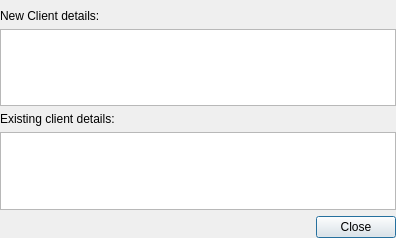
<?xml version="1.0" encoding="UTF-8"?>
<ui version="4.0">
 <class>NewClientFromServerConflictsDetails</class>
 <widget class="QDialog" name="NewClientFromServerConflictsDetails">
  <property name="geometry">
   <rect>
    <x>0</x>
    <y>0</y>
    <width>396</width>
    <height>238</height>
   </rect>
  </property>
  <property name="windowTitle">
   <string>New Client Conflict Details</string>
  </property>
  <layout class="QVBoxLayout" name="verticalLayout">
   <property name="leftMargin">
    <number>0</number>
   </property>
   <property name="topMargin">
    <number>9</number>
   </property>
   <property name="rightMargin">
    <number>0</number>
   </property>
   <property name="bottomMargin">
    <number>0</number>
   </property>
   <item>
    <widget class="QLabel" name="label">
     <property name="text">
      <string>New Client details:</string>
     </property>
    </widget>
   </item>
   <item>
    <widget class="StyledTreeView" name="newClientTree">
     <property name="editTriggers">
      <set>QAbstractItemView::NoEditTriggers</set>
     </property>
     <property name="rootIsDecorated">
      <bool>false</bool>
     </property>
     <property name="uniformRowHeights">
      <bool>true</bool>
     </property>
     <property name="itemsExpandable">
      <bool>false</bool>
     </property>
    </widget>
   </item>
   <item>
    <widget class="QLabel" name="label_2">
     <property name="text">
      <string>Existing client details:</string>
     </property>
    </widget>
   </item>
   <item>
    <widget class="StyledTreeView" name="oldClientTree">
     <property name="editTriggers">
      <set>QAbstractItemView::NoEditTriggers</set>
     </property>
     <property name="rootIsDecorated">
      <bool>false</bool>
     </property>
     <property name="uniformRowHeights">
      <bool>true</bool>
     </property>
     <property name="itemsExpandable">
      <bool>false</bool>
     </property>
    </widget>
   </item>
   <item>
    <widget class="QDialogButtonBox" name="buttonBox">
     <property name="orientation">
      <enum>Qt::Horizontal</enum>
     </property>
     <property name="standardButtons">
      <set>QDialogButtonBox::Close</set>
     </property>
    </widget>
   </item>
  </layout>
 </widget>
 <customwidgets>
  <customwidget>
   <class>StyledTreeView</class>
   <extends>QTreeView</extends>
   <header>FileWaveGuiLib/styledviews/styledtreeview.h</header>
  </customwidget>
 </customwidgets>
 <resources/>
 <connections>
  <connection>
   <sender>buttonBox</sender>
   <signal>accepted()</signal>
   <receiver>NewClientFromServerConflictsDetails</receiver>
   <slot>accept()</slot>
   <hints>
    <hint type="sourcelabel">
     <x>248</x>
     <y>254</y>
    </hint>
    <hint type="destinationlabel">
     <x>157</x>
     <y>274</y>
    </hint>
   </hints>
  </connection>
  <connection>
   <sender>buttonBox</sender>
   <signal>rejected()</signal>
   <receiver>NewClientFromServerConflictsDetails</receiver>
   <slot>reject()</slot>
   <hints>
    <hint type="sourcelabel">
     <x>316</x>
     <y>260</y>
    </hint>
    <hint type="destinationlabel">
     <x>286</x>
     <y>274</y>
    </hint>
   </hints>
  </connection>
 </connections>
</ui>
